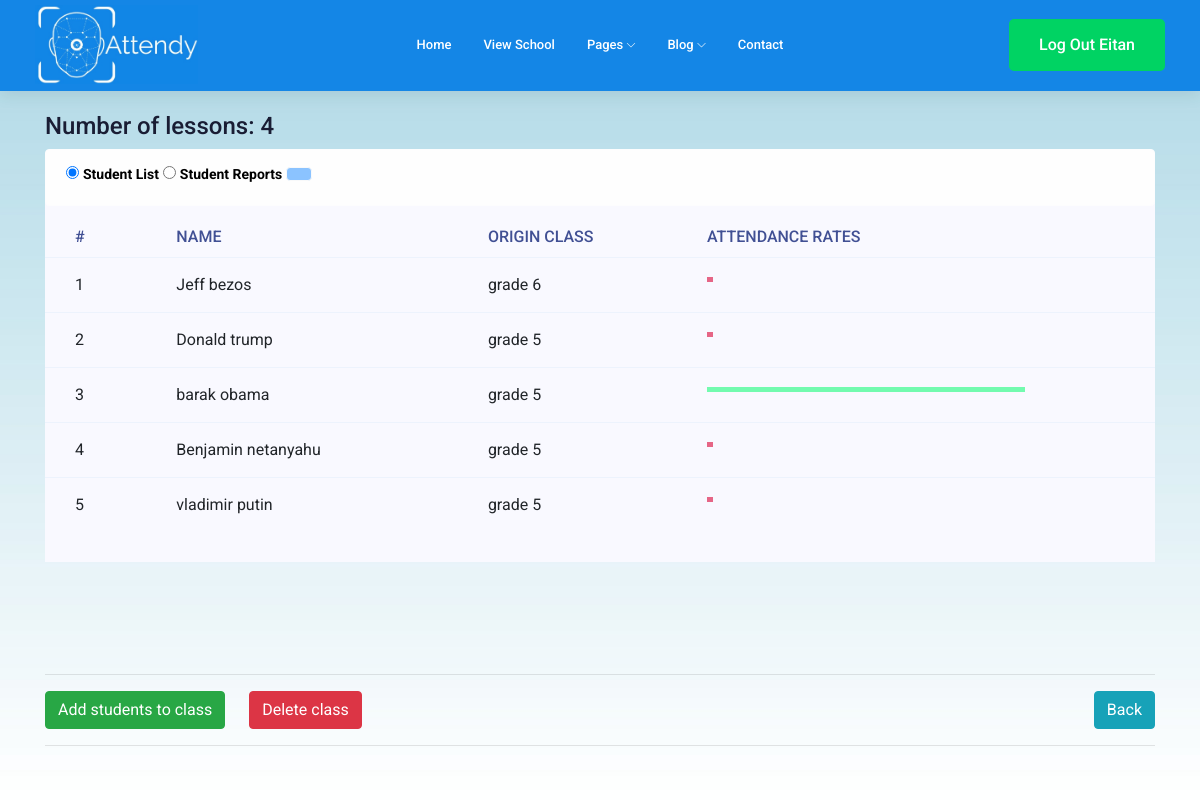
Screenshot of /view_teacher_class_for_admin/2/2/ (signed in) with the database file from the repository.
### main/models.py (models this page shows, shortened)
class Student(models.Model):
    name = models.CharField(max_length=200)
    id = models.AutoField(primary_key=True)
    embedding_link = models.CharField(max_length=200)
    origin_class = models.CharField(max_length=10)
    school = models.ForeignKey(School, default=0, on_delete=models.SET_DEFAULT)

### main/views.py (the view)
# urls.py: path('view_teacher_class_for_admin/<int:teacher_id>/<int:class_id>/', views.view_teacher_class_for_admin,
def view_teacher_class_for_admin(request, teacher_id, class_id):
    if request.user.is_authenticated:
        teacher = Teacher.objects.filter(id=teacher_id)[0]
        class_ = Class.objects.filter(teacher=teacher, id=class_id)[0]
        student_list = class_.get_student_list()
        student_list.sort(key=lambda x: x.origin_class, reverse=True)
        reports = Report.objects.filter(belonging_class=class_, status='done')
        if len(reports) > 0:
            reports = sorted(reports, key=lambda x: x.date)
            student_dict = {key: [val] for key, val in reports[0].get_student_dict().items()}
            for i, report in enumerate(reports):
                if i != 0:
                    new_dict = report.get_student_dict()
                    for key, val in new_dict.items():
                        student_dict[key].append(val)
            if len(student_dict) != len(student_list):
                for student in student_list:  # change next: remove .name
                    if student.name not in student_dict:
                        student_dict[student.name] = [False for _ in range(len(reports))]
            student_dict = {key.name: student_dict[key.name] for key in student_list}
            student_list = [(l, int(
                100 * len(list(filter((lambda x: x is True), student_dict[l.name]))) / len(student_dict[l.name]))) for l
                            in student_list]
        else:
            student_dict = {}
            student_list = [(l, 0) for l in student_list]
        return render(request=request, template_name='main/view_class.html',
                      context={'student_list': student_list, 'path': '/', 'class_id': class_id,
                               'class_name': class_.name, 'reports': reports, 'student_dict': student_dict,
                               'num_of_reports': len(reports)
                               })
    else:
        return redirect('main:landing page')

### main/models.py (called while the page is built)
    def get_student_list(self):
        student_list = []
        l = str(self.student_list)
        student_id = ''
        for i, _ in enumerate(l):
            if l[i] != ' ':
                student_id += l[i]
            else:
                student_list.append(Student.objects.filter(id=student_id)[0])
                student_id = ''
        if student_id != ' ' and student_id != '':
            student_list.append(Student.objects.filter(id=student_id)[0])
        return student_list

    def get_student_dict(self):
        return ast.literal_eval(str(self.dictionary))

### main/templates/main/view_class.html (shortened to what this page needs)
<!DOCTYPE html>
<html lang="en">
<head>
    {% extends "main/header.html" %}
{% block content %}
<br>
<div class="container fix">
    <h1 class="mb-30">{{class_name}}</h1>
    <h3>Number of lessons: {{num_of_reports}}</h3>
    <div style="margin-bottom:-20px;">
        <fieldset>
            <div class="switch-toggle alert alert-light">
                <input id="list1" name="view" type="radio" checked>
                <label style="color:black;font-weight:700" for="list1" id="list" onclick="switchClick(this.id)">Student
                    List</label>
                <input id="report1" name="view" type="radio">
                <label style="color:black;font-weight:700" for="report1" id="report" onclick="switchClick(this.id)">Student
                    Reports</label>
                <a class="btn btn-light" style="background-color:#8bc3ff;"></a>
            </div>
        </fieldset>
    </div>
    <div id="list_table">
        <div class="progress-table-wrap">
            <div class="progress-table">
                <div class="table-head">
                    <div class="serial">#</div>
                    <div class="country">Name</div>
                    <div class="visit">Origin Class</div>
                    <div class="percentage">Attendance Rates</div>
                </div>
                {% for student in student_list %}
                <div class="table-row">
                    <div class="serial">{{ forloop.counter }}</div>
                    <div class="country"> {{student.0.name}}</div>
                    <div class="visit">{{student.0.origin_class}}</div>
                    {% if num_of_reports > 0%}
                    <div class="percentage">
                        <div class="progress">
                            {% if student.1 == 0 %}
                            <div class="progress-bar color-2" role="progressbar" style="width: 2%"
                                 aria-valuenow="80" aria-valuemin="0" aria-valuemax="100"></div>
                            {% elif student.1 < 80 %}
                            <div class="progress-bar color-3" role="progressbar" style="width: {{student.1}}%"
                                 aria-valuenow="80" aria-valuemin="0" aria-valuemax="100"></div>
                            {% else %}
                            <div class="progress-bar color-4" role="progressbar" style="width: {{student.1}}%"
                                 aria-valuenow="80" aria-valuemin="0" aria-valuemax="100"></div>
                            {% endif %}
                        </div>
                    </div>
                    {% endif %}
                </div>
                {% endfor %}
            </div>
        </div>
    </div>
    <br><br>
    <br><br>
    <hr>
    <a class="btn btn-success" href="/view_school_for_new_class/{{class_id}}">Add students
        to class</a>
    <a style="margin-left:20px;" class="btn btn-danger"
       href="/delete_class_verification/{{class_id}}">Delete
        class</a>
    <a style="float:right;" class="btn btn-info" href="{{path}}">Back</a>
    <hr>
</div>
{% endblock %}

### main/templates/main/header.html (shortened to what this page needs)
<!DOCTYPE html>
<html lang="en">
<head>
    <link rel="stylesheet" href="/static/css/bootstrap.min.css" type="text/css">
    <link rel="stylesheet" href="/static/css/owl.carousel.min.css" type="text/css">
    <link rel="stylesheet" href="/static/css/magnific-popup.css" type="text/css">
    <link rel="stylesheet" href="/static/css/font-awesome.min.css" type="text/css">
    <link rel="stylesheet" href="/static/css/themify-icons.css" type="text/css">
    <link rel="stylesheet" href="/static/css/nice-select.css" type="text/css">
    <link rel="stylesheet" href="/static/css/flaticon.css" type="text/css">
    <link rel="stylesheet" href="/static/css/gijgo.css" type="text/css">
    <link rel="stylesheet" href="/static/css/animate.min.css" type="text/css">
    <link rel="stylesheet" href="/static/css/slicknav.css" type="text/css">
<link rel="stylesheet" type="text/css" href="https://cdn.jsdelivr.net/npm/css-toggle-switch@latest/dist/toggle-switch.css" />
    <link rel="stylesheet" href="/static/css/style.css" type="text/css">
        <link rel="stylesheet" href="https://use.fontawesome.com/releases/v5.3.1/css/all.css">
</head>
<body>
<header>
    <div class="header-area ">
        <div id="sticky-header" class="main-header-area sticky">
            <div class="container-fluid ">
                <div class="header_bottom_border">
                    <div class="row align-items-center">
                        <div class="col-xl-3 col-lg-2">
                            <div style="logo">
                                <a href="">
                                    <img style="max-width:163px;" src="/static/img/logo.jpeg" alt="">
                                </a>
                            </div>
                        </div>
                        <div class="col-xl-6 col-lg-7">
                            <div class="main-menu  d-none d-lg-block">
                                <nav>
                                    <ul id="navigation">
                                        <li><a href="/">home</a></li>
                                        <li><a href="/view_school">View School</a></li>
                                        <li><a href="#">pages <i class="ti-angle-down"></i></a>
                                        </li>
                                        <li><a href="#">blog <i class="ti-angle-down"></i></a>
                                        </li>
                                        <li><a href="contact.html">Contact</a></li>
                                    </ul>
                                </nav>
                            </div>
                        </div>
                        <div class="col-xl-3 col-lg-3 d-none d-lg-block">
                            <div class="Appointment">
                                {% if request.user.is_authenticated %}
                                <div class="d-none d-lg-block">
                                    <a class="boxed-btn3" href="/logout">Log out {{request.user.username}}</a>
                                </div>
                                {% endif %}
                            </div>
                        </div>
                        <div class="col-12">
                        </div>
                    </div>
                </div>
            </div>
        </div>
    </div>
</header>
<div class="slider_area">
    <div class="single_slider  d-flex align-items-center slider_bg_1" style=" height: 100vh;;">
        {% block content %}{% endblock %}
    </div>
</div>
</body>
</html>

### rows the page displays
Student: name "Jeff bezos", origin_class "grade 6"
Student: name "Donald trump", origin_class "grade 5"
Student: name "barak obama", origin_class "grade 5", {{ student.1 }} 100 (drawn)
Student: name "Benjamin netanyahu", origin_class "grade 5"
Student: name "vladimir putin", origin_class "grade 5"

### other values shown
{{ request.user.username }} "Eitan"
{{ num_of_reports }} "4"
